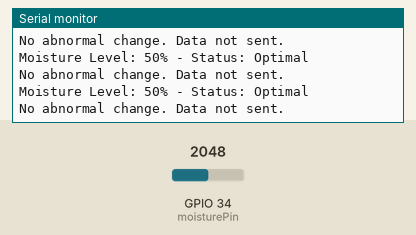
Recording of a sketch running on a simulated ESP32. On the bench: the last lines printed to the serial monitor. The inputs (shaded band) are chosen by the test bench; at power-on: GPIO 34 (moisturePin) = 2048. WiFi joins after 1.5 s; servers stay silent unless stated; uploads are accepted with an empty reply.

Above: at 2.7 s.
2.8 s: GPIO 34 (moisturePin) set to 1228
At 3.6 s:
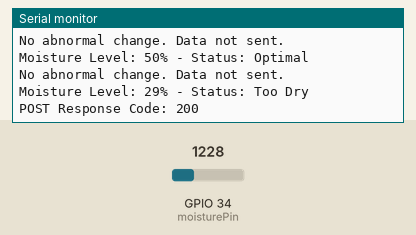
4.7 s: GPIO 34 (moisturePin) set to 3603
At 4.87 s:
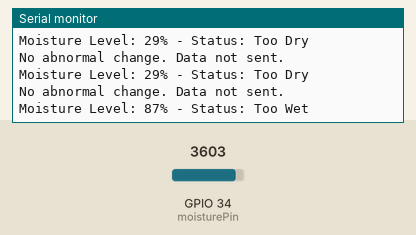

Measured:
- after the input at 2.8 s, the serial monitor: prints a new line after 0.21 s (image 1)
- after the input at 4.7 s, the serial monitor: prints a new line at once (image 2)

The sketch:

MoistureLevel.ino
```cpp
#include <WiFi.h>
#include <HTTPClient.h>

// Replace with your network credentials
const char* ssid = "mq";  // Your WiFi SSID
const char* password = "Derse321";  // Your WiFi Password

// Google Sheets Web App URL (from your deployed Google Apps Script)
const String serverUrl = "https://script.google.com/macros/s/AKfycbw-YGJjrgdlrs7ZX_U89oTYArWkiqpO0pUXa2RUsgNQ_onCuyXGGxv3lniLcm7INlgv/exec";

// Moisture sensor pin
const int moisturePin = 34;  // GPIO34 for moisture sensor

// Variables to track changes
int previousMoisture = -1;
String previousStatus = "";

// Read the moisture sensor and convert it to percentage
int readMoisture() {
  int sensorValue = analogRead(moisturePin);  // Read sensor value (0 to 4095)
  int moisturePercentage = map(sensorValue, 0, 4095, 0, 100);  // Map to 0-100%
  return moisturePercentage;
}

// Determine the moisture status category
String getStatus(int moisture) {
  if (moisture < 30) return "Too Dry";
  else if (moisture > 70) return "Too Wet";
  else return "Optimal";
}

void setup() {
  Serial.begin(115200);

  // Connect to Wi-Fi
  WiFi.begin(ssid, password);
  Serial.print("Connecting to WiFi");
  while (WiFi.status() != WL_CONNECTED) {
    delay(500);
    Serial.print(".");
  }
  Serial.println("Connected to WiFi");

  // Print the IP address
  Serial.println("IP Address: " + WiFi.localIP().toString());
}

void loop() {
  int moistureLevel = readMoisture();
  String status = getStatus(moistureLevel);

  Serial.print("Moisture Level: ");
  Serial.print(moistureLevel);
  Serial.print("% - Status: ");
  Serial.println(status);

  bool shouldSend = false;

  // Send only when status is "Too Dry" or "Too Wet"
  if (status == "Too Dry" || status == "Too Wet") {
    // Send if it's the first reading
    if (previousMoisture == -1) {
      shouldSend = true;
    }
    // Send if status zone has changed
    else if (status != previousStatus) {
      shouldSend = true;
    }
    // Send if change in value is significant (>5%)
    else if (abs(moistureLevel - previousMoisture) >= 5) {
      shouldSend = true;
    }
  }

  if (shouldSend && WiFi.status() == WL_CONNECTED) {
    HTTPClient http;

    String payload = "{\"moisture\": " + String(moistureLevel) + ", \"status\": \"" + status + "\"}";

    http.begin(serverUrl);
    http.addHeader("Content-Type", "application/json");

    int httpResponseCode = http.POST(payload);

    if (httpResponseCode > 0) {
      Serial.print("POST Response Code: ");
      Serial.println(httpResponseCode);
    } else {
      Serial.print("Error in sending POST request: ");
      Serial.println(httpResponseCode);
    }

    http.end();

    // Update previous values
    previousMoisture = moistureLevel;
    previousStatus = status;
  } else if (!shouldSend) {
    Serial.println("No abnormal change. Data not sent.");
  } else {
    Serial.println("Error: WiFi not connected");
  }

  delay(500);  // Delay 5 seconds (you can adjust this to 5 mins = 300000)
}
```
